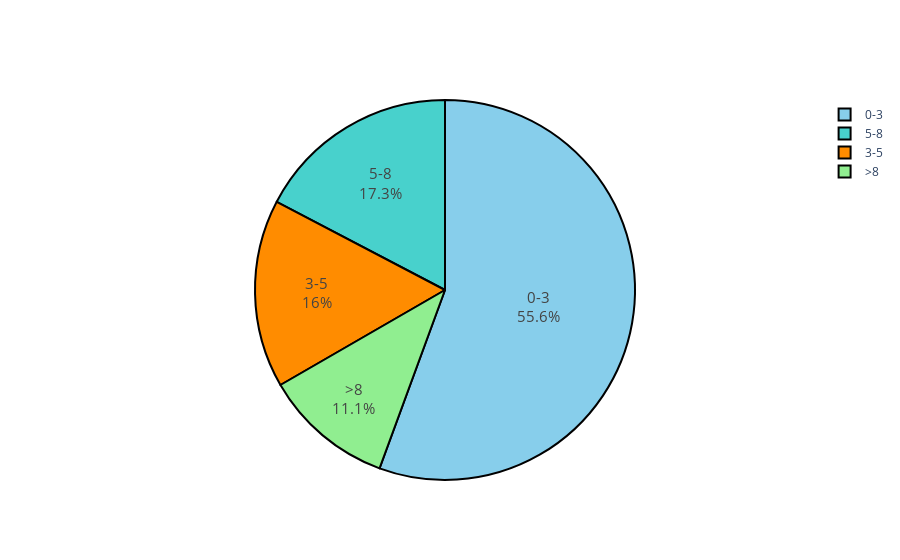

Here is the notebook cell this chart was saved with:
### Code cell
colors = ['skyblue', 'mediumturquoise', 'darkorange', 'lightgreen']

fig = go.Figure(data=[go.Pie(labels=df_p['Number of times Pregnant'], values=df_p['count'])])

fig.update_traces(hoverinfo='label+percent', textinfo='label+percent', textfont_size=15,
                  marker=dict(colors=colors, line=dict(color='#000000', width=2)))
fig.show()

### Figure 1 — Plotly figure (JSON) as saved in the notebook; plotly's stock layout.template omitted (floating-point values rounded to 4 significant figures)
{"data": [{"hoverinfo": "label+percent", "labels": ["0-3", "5-8", "3-5", ">8"], "marker": {"colors": ["skyblue", "mediumturquoise", "darkorange", "lightgreen"], "line": {"color": "#000000", "width": 2}}, "textfont": {"size": 15}, "textinfo": "label+percent", "type": "pie", "values": [427, 133, 123, 85]}], "layout": {}}
